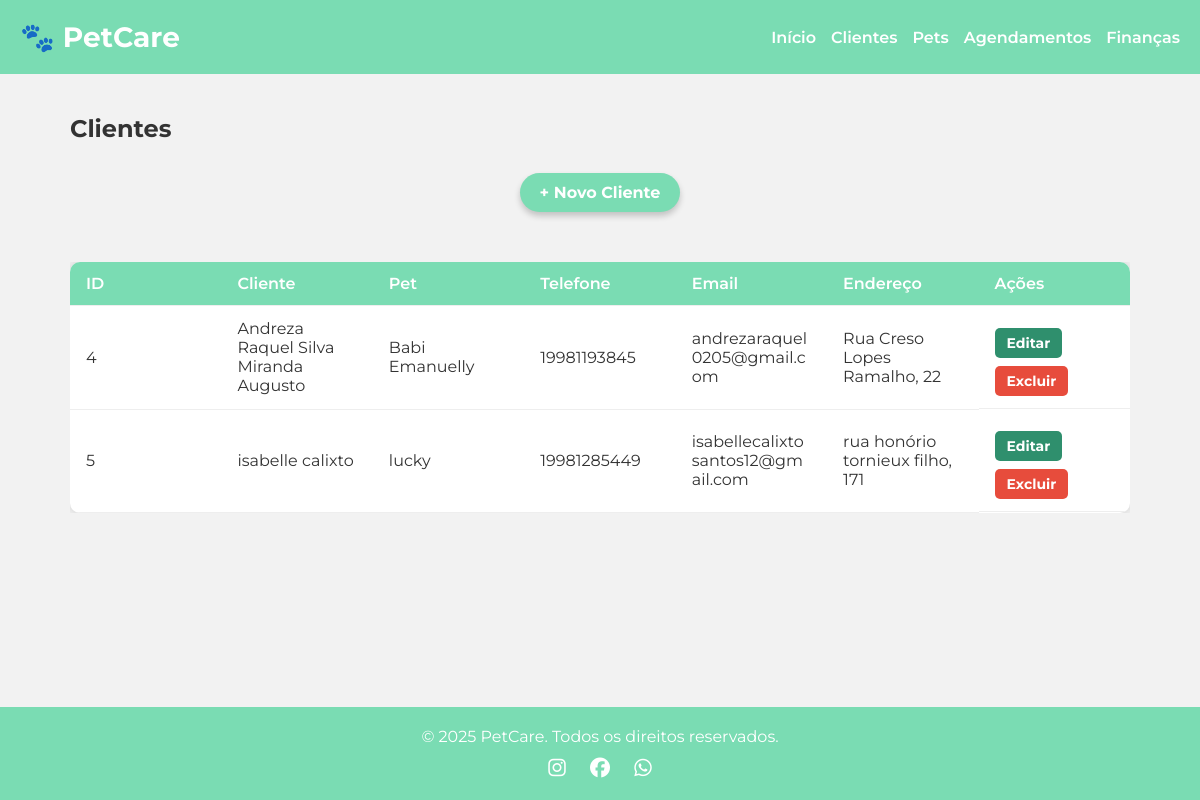
Screenshot of /clientes with the database file from the repository.
### tables this page shows
CREATE TABLE cliente (
        id INTEGER PRIMARY KEY AUTOINCREMENT,
        nome_cliente TEXT NOT NULL,
        nome_pet TEXT NOT NULL,
        telefone TEXT,
        email TEXT,
        endereco TEXT
    );

### app.py (the view)
@app.route("/clientes")
def listar_clientes():
    conn = sqlite3.connect("petcare.db")
    cursor = conn.cursor()
    cursor.execute("SELECT * FROM cliente ORDER BY nome_cliente")
    clientes = cursor.fetchall()
    conn.close()
    return render_template("clientes.html", clientes=clientes)

### templates/clientes.html (shortened to what this page needs)
<!DOCTYPE html>
<html lang="pt-br">
<head>
  <link rel="stylesheet" href="{{ url_for('static', filename='css/style.css') }}">
  <link rel="stylesheet" href="{{ url_for('static', filename='css/style-agendamentos.css') }}">
</head>
<body>
  <header>
    <div class="menu-container">
      <div class="logo">🐾 PetCare</div>
      <nav>
        <ul>
          <li><a href="{{ url_for('home') }}">Início</a></li>
          <li><a href="{{ url_for('listar_clientes') }}">Clientes</a></li>
          <li><a href="{{ url_for('listar_pets') }}">Pets</a></li>
          <li><a href="{{ url_for('listar_agendamentos') }}">Agendamentos</a></li>
          <li><a href="{{ url_for('financas') }}">Finanças</a></li>
        </ul>
      </nav>
    </div>
  </header>
  <main class="conteudo">
    <h2>Clientes</h2>
    <div class="centro-botao">
      <a href="/clientes/novo" class="botao adicionar">+ Novo Cliente</a>
    </div>
    <div class="tabela-container">
      <table>
        <thead>
          <tr>
            <th>ID</th>
            <th>Cliente</th>
            <th>Pet</th>
            <th>Telefone</th>
            <th>Email</th>
            <th>Endereço</th>
            <th>Ações</th>
          </tr>
        </thead>
        <tbody>
          {% for cliente in clientes %}
          <tr>
            <td>{{ cliente[0] }}</td>
            <td>{{ cliente[1] }}</td>
            <td>{{ cliente[2] }}</td>
            <td>{{ cliente[3] }}</td>
            <td>{{ cliente[4] }}</td>
            <td>{{ cliente[5] }}</td>
            <td class="acoes">
              <a href="/clientes/editar/{{ cliente[0] }}" class="botao-editar">Editar</a>
              <a href="/clientes/excluir/{{ cliente[0] }}" class="botao-excluir" onclick="return confirm('Deseja excluir este cliente?');">Excluir</a>
            </td>
          </tr>
          {% endfor %}
        </tbody>
      </table>
    </div>
  </main>
  <footer>
    <div class="footer-container">
      <p>&copy; 2025 PetCare. Todos os direitos reservados.</p>
      <div class="redes">
        <a href="#"><i class="fab fa-instagram"></i></a>
        <a href="#"><i class="fab fa-facebook"></i></a>
        <a href="#"><i class="fab fa-whatsapp"></i></a>
      </div>
    </div>
  </footer>
</body>
</html>

### static/css/style.css (style rules this page uses)
:root { --verde-agua: #7ADCB3; --verde-escuro: #2F8F6D; --branco: #FFFFFF; --cinza-claro: #F2F2F2; --fonte: 'Montserrat', sans-serif; }
* { margin: 0; padding: 0; box-sizing: border-box; }
body { font-family: var(--fonte); background-color: var(--cinza-claro); color: #333; }
header { background-color: var(--verde-agua); padding: 20px 0; position: relative; z-index: 10; }
.menu-container { display: flex; justify-content: space-between; align-items: center; max-width: 1200px; margin: 0 auto; padding: 0 20px; }
.logo { font-size: 28px; font-weight: bold; color: var(--branco); margin-right: auto; }
nav ul { list-style: none; display: flex; flex-wrap: wrap; gap: 15px; }
nav a { color: var(--branco); text-decoration: none; font-weight: 600; }
.botao { background-color: var(--verde-agua); color: var(--branco); padding: 12px 25px; border-radius: 30px; text-decoration: none; font-weight: bold; display: inline-block; z-index: 3; box-shadow: 0 4px 6px rgba(0,0,0,0.2); font-size: 16px; transition: background 0.3s ease; }
footer { background-color: var(--verde-agua); padding: 20px 0; color: white; text-align: center; }
.footer-container { max-width: 1100px; margin: auto; display: flex; flex-direction: column; align-items: center; gap: 10px; }
.redes a { color: white; margin: 0 8px; font-size: 20px; }

### static/css/style-agendamentos.css (style rules this page uses)
body { font-family: var(--fonte); background-color: var(--cinza-claro); color: #333; min-height: 100vh; display: flex; flex-direction: column; }
main.conteudo { max-width: 1100px; margin: 20px auto; padding: 20px; width: 95%; }
.acoes { margin-top: 10px; }
.botao.adicionar { display: inline-block; background-color: var(--verde-agua); color: white; padding: 10px 20px; border-radius: 20px; text-decoration: none; font-weight: bold; margin-bottom: 20px; }
footer { width: 100%; background-color: var(--verde-agua); padding: 20px; text-align: center; color: white; box-sizing: border-box; }
.footer-container { display: flex; flex-direction: column; gap: 10px; align-items: center; }
.footer-container .redes a { color: white; margin: 0 10px; font-size: 20px; }
.centro-botao { display: flex; justify-content: center; margin: 30px 0; }
.tabela-container { width: 100%; overflow-x: auto; margin-top: 20px; }
.tabela-container table { min-width: 800px; }
table { width: 100%; border-collapse: collapse; background: white; border-radius: 10px; overflow: hidden; box-shadow: 0 0 10px #ccc; table-layout: fixed; word-wrap: break-word; }
th, td { padding: 12px 16px; text-align: left; border-bottom: 1px solid #eee; }
th { background-color: var(--verde-agua); color: white; font-weight: 600; }
td.acoes { display: flex; gap: 10px; }
.botao-editar, .botao-excluir { padding: 6px 12px; border-radius: 5px; text-decoration: none; font-size: 14px; color: white; font-weight: bold; transition: background 0.3s; }
.botao-editar { background-color: var(--verde-escuro); }
.botao-excluir { background-color: #e74c3c; }
td, th { word-break: break-word; white-space: normal; }
main.conteudo { flex: 1; }
td.acoes { display: flex; flex-direction: column; gap: 8px; align-items: flex-start; }

### rows the page displays
cliente: id "4", nome_cliente "Andreza Raquel Silva Miranda Augusto", nome_pet "Babi Emanuelly", telefone "19981193845", email "andrezaraquel0205@gmail.com", endereco "Rua Creso Lopes Ramalho, 22"
cliente: id "5", nome_cliente "isabelle calixto", nome_pet "lucky", telefone "19981285449", email "isabellecalixtosantos12@gmail.com", endereco "rua honório tornieux filho, 171"
